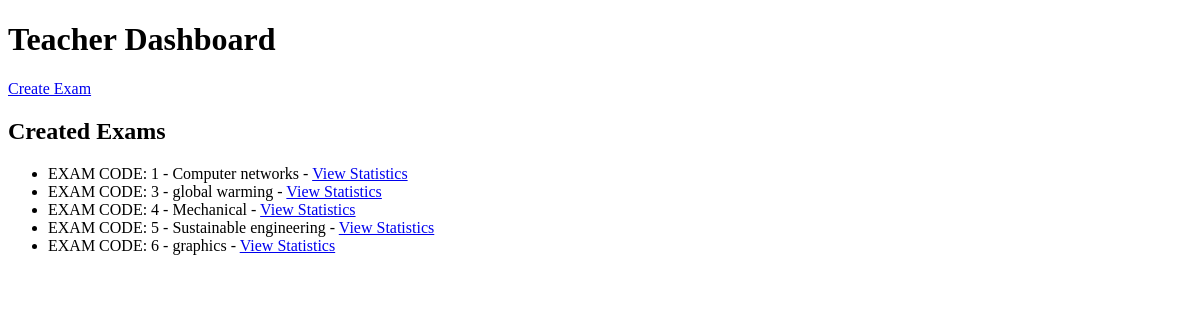
Page /dashboard_teacher (signed in) on the earlier database version.
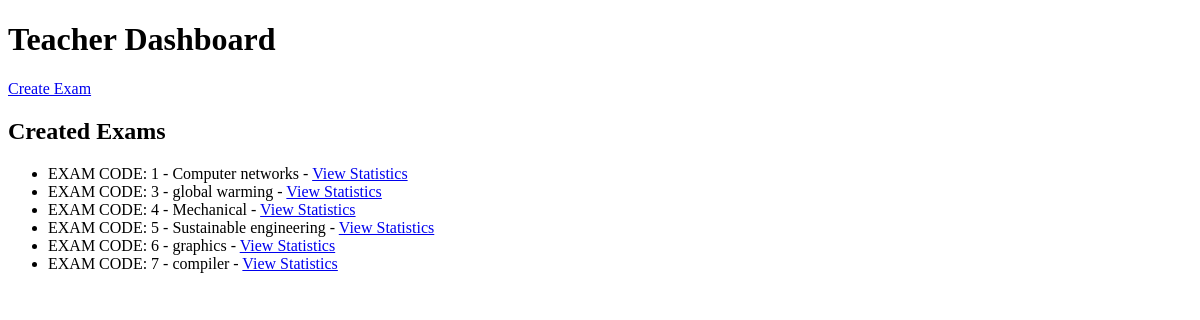
Same page on the later database version.
### tables this page shows
CREATE TABLE Exam (
                            id INTEGER PRIMARY KEY AUTOINCREMENT,
                            teacher_id INTEGER,
                            title TEXT,
                            total_marks INTEGER);

### moved/app.py (the view)
@app.route('/dashboard_teacher')
def dashboard_teacher():
    if 'teacher_id' not in session:
        return redirect('/login_teacher')
    teacher_id = session['teacher_id']
    with sqlite3.connect('database.db') as conn:
        cursor = conn.cursor()
        cursor.execute("SELECT * FROM Exam WHERE teacher_id = ?", (teacher_id,))
        exams = cursor.fetchall()
    return render_template('dashboard_teacher.html', exams=exams)

### moved/templates/dashboard_teacher.html (shortened to what this page needs)
<!DOCTYPE html>
<html>
<head>
</head>
<body>
    <h1>Teacher Dashboard</h1>
    <a href="/create_exam">Create Exam</a><br>
    <h2>Created Exams</h2>
    <ul>
        {% for exam in exams %}
            <li>EXAM CODE: {{ exam[0] }} - {{ exam[2] }}
                - <a href="/exam_details/{{ exam[0] }}">View Statistics</a>
            </li>
        {% endfor %}
    </ul>
</body>
</html>

Differences in the rows shown:
added Exam: id "7", title "compiler"
